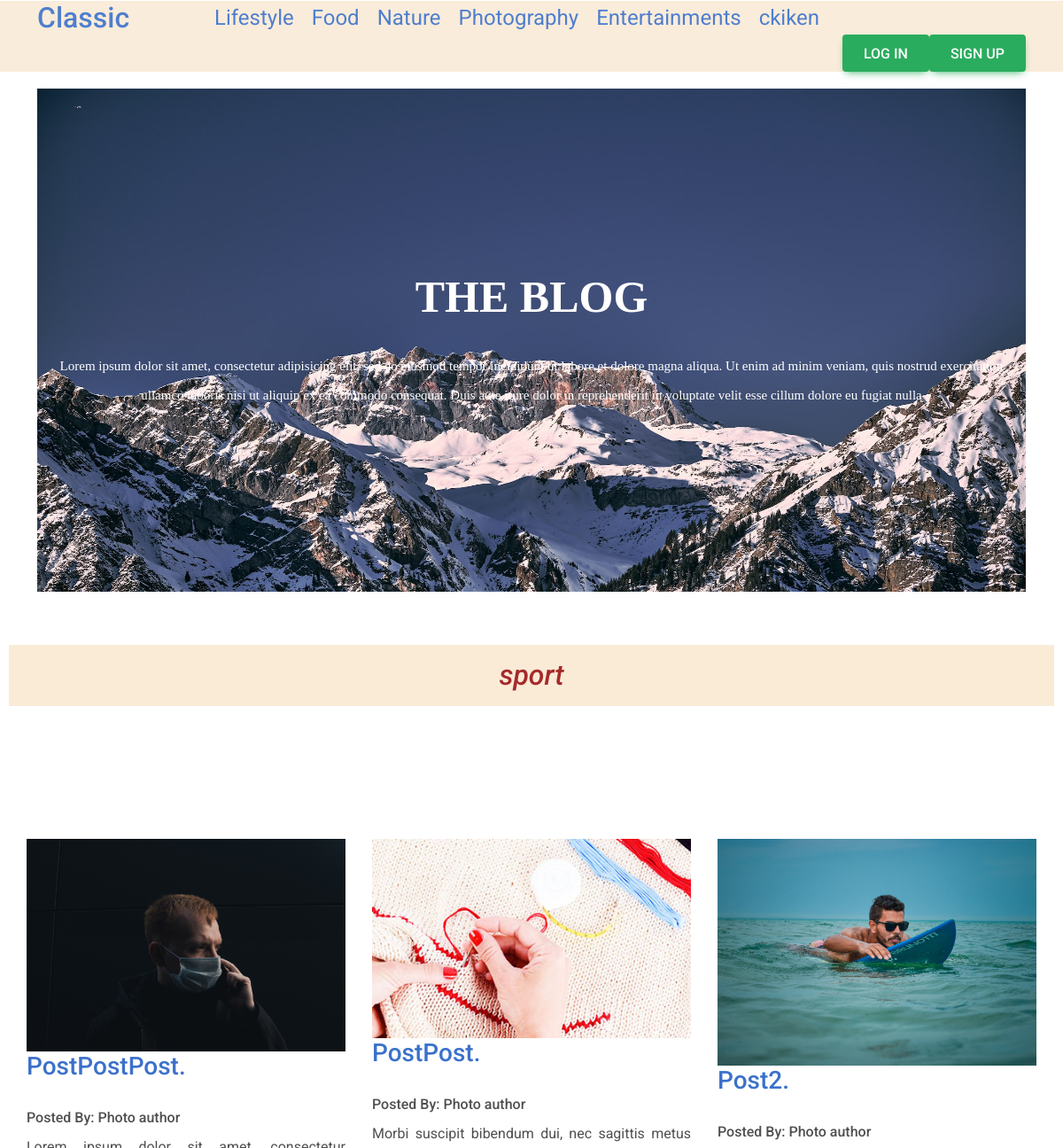
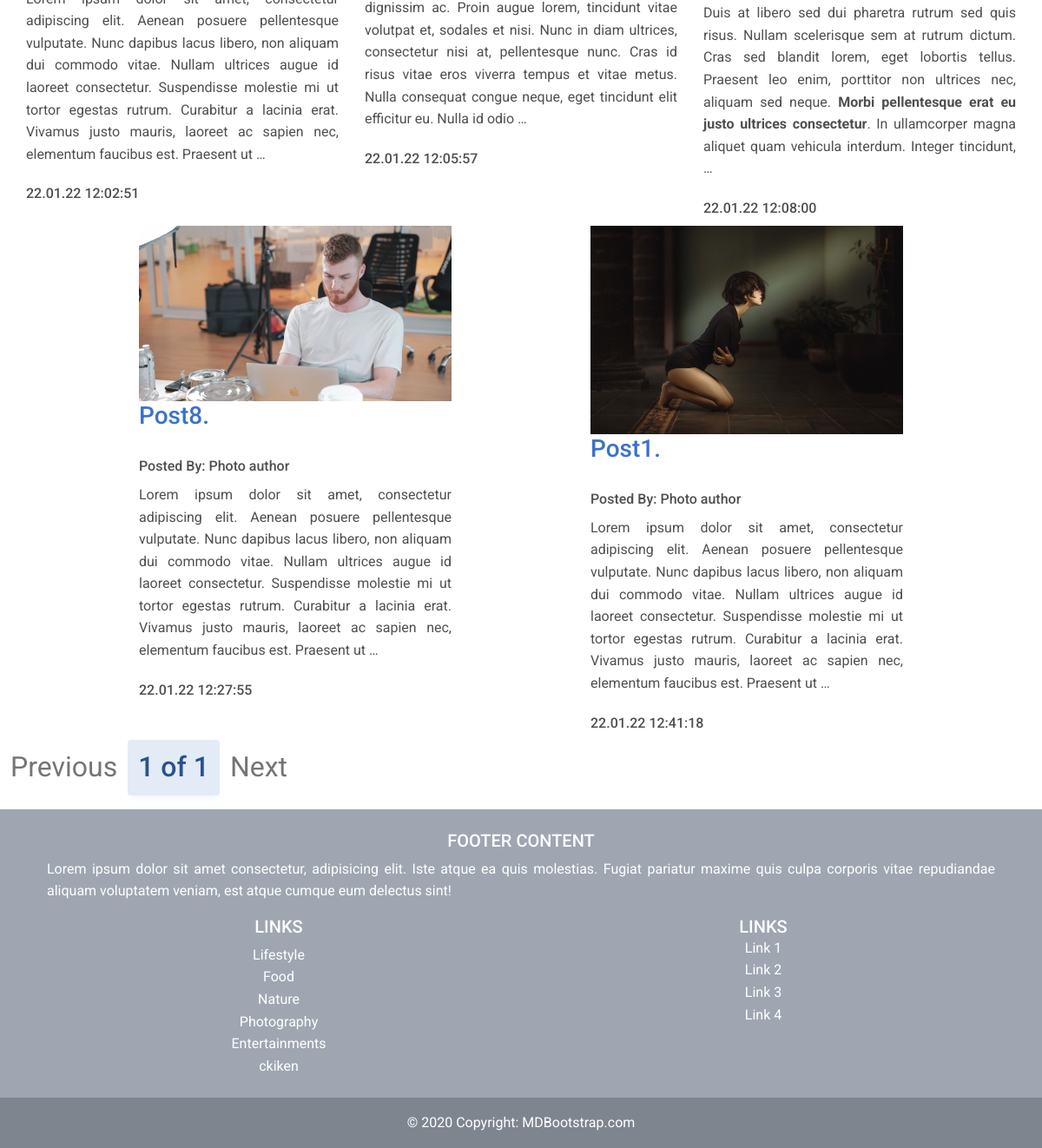
/tags/sport/, run on the app's committed database (2 pictures, top to bottom).
### blog_app/models.py (models this page shows, shortened)
class Category(models.Model):
    title = models.CharField(max_length=100)
    slug = models.SlugField(max_length=100, unique=True)

class Post(models.Model):
    title = models.CharField(max_length=100)
    slug = models.SlugField(max_length=100, unique=True)
    content = models.TextField()
    created_at = models.DateTimeField(auto_now_add=True)
    photo = models.ImageField(upload_to='photoes/%Y/%m/%d/')
    views = models.IntegerField(editable=False, null=True)
    category = models.ForeignKey(Category, on_delete=models.SET_NULL, null=True, related_name='posts')
    tags = models.ManyToManyField(Tag)

### blog_app/views.py (the view)
# urls.py: path('tags/<str:slug>/', ThePostsByTag.as_view(), name='tag'),
class ThePostsByTag(ListView):
    template_name ='blog_app/index.html'
    paginate_by = 8
    def get_queryset(self):
        return Post.objects.filter(tags__slug=self.kwargs['slug'])
    def get_context_data(self, **kwargs):
        context = super().get_context_data(**kwargs)
        if len(self.get_queryset()) == 0:
            context['info'] = f'There is no posts related to {self.kwargs["slug"]} tag'
        else:
            context['info'] = self.kwargs["slug"]
        return context

### blog_app/templatetags/my_tags.py (called while the page is built)
@register.simple_tag()
def show_categories():
    return Category.objects.all()

### blog_app/templates/blog_app/index.html (shortened to what this page needs)
{% extends 'base.html' %}
{% load static %}
{% block content %}
<section class="bg-text-area" style="padding: 20px;">
    <div class="container">
        <div class="row">
            <div class="col-md-12">
                <div class="bg-text" style="
                padding-left: 20px;
                padding-right: 20px;
            ">
                    <h3>THE BLOG</h3>
                    <p>Lorem ipsum dolor sit amet, consectetur adipisicing elit, sed do eiusmod tempor incididunt ut
                        labore et dolore magna aliqua. Ut enim ad minim veniam, quis nostrud exercitation ullamco
                        laboris nisi ut aliquip ex ea commodo consequat. Duis aute irure dolor in reprehenderit in
                        voluptate velit esse cillum dolore eu fugiat nulla </p>
                </div>
            </div>
        </div>
    </div>
</section>
    <h2  style="text-align: center;
    margin: 40px 10px;
    padding: 15px;
    background-color: antiquewhite;
    color: brown;"><i>{{info}}</i></h2>
<div class="d-flex align-items-stretch" style="flex-wrap: wrap; justify-content: space-evenly; margin-top: 150px;">
    {% for post in page_obj.object_list %}
                    <div style="width: 30vw;">
                            <img src="{{post.photo.url}}" class="img-fluid" alt="Wild Landscape">
                            <h3 style="min-height: 50px;"><a href="{% url 'post' post.slug %}">{{post.title}}.</a></h3>
                            <h4><span>Posted By: <span class="author-name">Photo author</span></span>
                            </h4>
                            <div>{{post.content|truncatewords_html:50|safe}}</div>
                            <h4><span>{{post.created_at|date:"d.m.y H:i:s"}}</span></h4>
                    </div>
                    {% endfor %}
</div>
<nav aria-label="...">
    <ul class="pagination">
        {% if page_obj.has_previous %}
        <li class="page-item">
            <a class="page-link" href="?{{looking_for}}page={{page_obj.previous_page_number}}" style="font-size: 2em;">Previous</a>
          </li>
        {% else %}
        <li class="page-item disabled">
            <a class="page-link"  style="font-size: 2em;">Previous</a>
          </li>
        {% endif %}
    {% for p in page_obj.paginator.page_range %}
    {% if page_obj.number == p %}
      <li class="page-item active" aria-current="page">
        <a class="page-link" href="#" style="font-size: 2em;">{{p}} of {{page_obj.paginator.num_pages}}<span class="visually-hidden">(current)</span></a>
      </li>
      {% elif p > page_obj.number|add:-3 and p < page_obj.number|add:3 %}
      <li class="page-item"><a class="page-link" href="?{{looking_for}}page={{p}}" style="font-size: 2em;">{{p}}</a></li>
      {% endif %}
      {% endfor %}
      {% if page_obj.has_next %}
      <li class="page-item">
        <a class="page-link" href="?{{looking_for}}page={{page_obj.next_page_number}}" style="font-size: 2em;">Next</a>
      </li>
      {% else %}
      <li class="page-item disabled">
          <a class="page-link"  style="font-size: 2em;">Next</a>
        </li>
      {% endif %}
    </ul>
  </nav>
{% endblock %}

### templates/base.html (shortened to what this page needs)
{% load static %}
{% load my_tags %}
{% show_categories as categories %}
<!DOCTYPE html>
<html lang="en">
<head>
<link
href="https://cdnjs.cloudflare.com/ajax/libs/font-awesome/6.0.0/css/all.min.css"
rel="stylesheet"
/>
<link
href="https://cdnjs.cloudflare.com/ajax/libs/mdb-ui-kit/6.2.0/mdb.min.css"
rel="stylesheet"
/>
    <link rel="stylesheet" href="{% static 'blog_app/css/style.css' %}">
</head>
<body>
    <div class="wrapper">
        {% block header %}
        <header class="header">
            <div class="container">
                <div class="row">
                    <div class="col-md-2">
                        <div class="logo">
                            <h2><a href="{% url 'home' %}">Classic</a></h2>
                        </div>
                    </div>
                    <div class="col-md-10">
                        <div class="menu" style="text-align: end;">
                                <div style="    display: flex;
                                flex-wrap: wrap;">
                                  {% for category in categories %}
                                   <div style="display: inline-block;margin:0 10px">
                                          <a href="{% url 'category' category.slug %}" style="font-size: x-large;">{{category.title}}</a>
                                                          </div>
                                  {% endfor %}
                                </div>
                            <div style="display: flex; justify-content: flex-end;">
                              {% if request.user.is_authenticated %}
                              <button type="button" class="btn btn-info">{{request.user}}</button>
                              <form action="{% url 'logout' %}">
                                <button type="submit" class="btn btn-success" style="font-size: initial;">Log out</button>
                                                        </form>
                              {% else %}
                              <form action="{% url 'login' %}">
                                <button type="submit" class="btn btn-success" style="font-size: initial;">Log in</button>
                                                        </form>
                              <form action="{% url 'register' %}">
                                  <button type="submit" class="btn btn-success" style="font-size: initial;">Sign up</button>
                              </form>
                              {% endif %}
                            </div>
                        </div>
                    </div>
                </div>
            </div>
        </header>
        {% endblock %}
        {% block content %}<span>Content should be here</span> {% endblock %}
        {% block footer %}
        <section class="">
            <footer class="bg-secondary text-white text-center">
              <div class="container p-4">
                <div class="row">
                  <div class="col-lg-6 col-md-12 mb-4 mb-md-0">
                    <h5 class="text-uppercase">Footer Content</h5>
                    <p>
                      Lorem ipsum dolor sit amet consectetur, adipisicing elit. Iste atque ea quis
                      molestias. Fugiat pariatur maxime quis culpa corporis vitae repudiandae
                      aliquam voluptatem veniam, est atque cumque eum delectus sint!
                    </p>
                  </div>
                  <div class="col-lg-3 col-md-6 mb-4 mb-md-0">
                    <h5 class="text-uppercase">Links</h5>
                    <ul class="list-unstyled mb-0">
                      {% for category in categories %}
                        <li>
                          <a href="{% url 'category' category.slug %}" class="text-white">{{category.title}}</a>
                        </li>
                        {% endfor %}
                    </ul>
                  </div>
                  <div class="col-lg-3 col-md-6 mb-4 mb-md-0">
                    <h5 class="text-uppercase mb-0">Links</h5>
                    <ul class="list-unstyled">
                      <li>
                        <a href="#!" class="text-white">Link 1</a>
                      </li>
                      <li>
                        <a href="#!" class="text-white">Link 2</a>
                      </li>
                      <li>
                        <a href="#!" class="text-white">Link 3</a>
                      </li>
                      <li>
                        <a href="#!" class="text-white">Link 4</a>
                      </li>
                    </ul>
                  </div>
                </div>
              </div>
              <div class="text-center p-3" style="background-color: rgba(0, 0, 0, 0.2);">
                © 2020 Copyright:
                <a class="text-white" href="https://mdbootstrap.com/">MDBootstrap.com</a>
              </div>
            </footer>
          </section>
    {% endblock %}
    </div>
</body>
</html>

### blog_app/static/blog_app/css/style.css (style rules this page uses)
@media (min-width: 765px) { .col-md-1, .col-md-2, .col-md-3, .col-md-4, .col-md-5, .col-md-6, .col-md-7, .col-md-8, .col-md-9, .col-md-10, .col-md-11, .col-md-12 { float: left; } }
@media (min-width: 765px) { .col-md-12 { width: 100%; } }
@media (min-width: 765px) { .col-md-10 { width: 83.33333333%; } }
@media (min-width: 765px) { .col-md-6 { width: 50%; } }
@media (min-width: 765px) { .col-md-2 { width: 16.66666667%; } }
span { font-size: initial; }
p { font-size: initial; text-align: justify; }
.btn { font-size: initial; }
.wrapper section.bg-text-area .bg-text { background-image: url(../img/marcus-ganahl-N7DcR2PO__c-unsplash.jpg); background-size: 100% 100%; padding: 205px 280px; }
.wrapper section.bg-text-area .bg-text h3 { color: #fff; font-family: Geometria; font-size: 50px; font-weight: 700; text-align: center; text-transform: uppercase; margin: 0; }
.wrapper section.bg-text-area .bg-text p { color: #fff; font-family: Geometria; font-size: 15px; font-weight: 500; line-height: 33px; margin: 32px 0 0; text-align: center; }
header { top: 1px; position: sticky; background-color: antiquewhite; opacity: 0.9; z-index: 2; }

### data on the page
Category: title "Lifestyle"
Category: title "Food"
Category: title "Nature"
Category: title "Photography"
Category: title "Entertainments"
Category: title "ckiken"
Post: photo (picture), title "PostPostPost", content "Lorem ipsum dolor sit amet, consectetur adipiscing elit. Aenean posuere pellentesque vulputate. Nunc dapibus lacus libero, non aliquam dui commodo vitae. Nullam ultrices augue id laoreet consectetur. Suspendisse molestie mi ut tortor egestas rutrum. Curabitur a lacinia erat. Vivamus justo mauris, laoreet ac sapien nec, elementum faucibus est. Praesent ut …", created_at "22.01.22 12:02:51"
Post: photo (picture), title "PostPost", content "Morbi suscipit bibendum dui, nec sagittis metus dignissim ac. Proin augue lorem, tincidunt vitae volutpat et, sodales et nisi. Nunc in diam ultrices, consectetur nisi at, pellentesque nunc. Cras id risus vitae eros viverra tempus et vitae metus. Nulla consequat congue neque, eget tincidunt elit efficitur eu. Nulla id odio …", created_at "22.01.22 12:05:57"
Post: photo (picture), title "Post2", content "Duis at libero sed dui pharetra rutrum sed quis risus. Nullam scelerisque sem at rutrum dictum. Cras sed blandit lorem, eget lobortis tellus. Praesent leo enim, porttitor non ultrices nec, aliquam sed neque. Morbi pellentesque erat eu justo ultrices consectetur . In ullamcorper magna aliquet quam vehicula interdum. Integer tincidunt, …", created_at "22.01.22 12:08:00"
Post: photo (picture), title "Post8", content "Lorem ipsum dolor sit amet, consectetur adipiscing elit. Aenean posuere pellentesque vulputate. Nunc dapibus lacus libero, non aliquam dui commodo vitae. Nullam ultrices augue id laoreet consectetur. Suspendisse molestie mi ut tortor egestas rutrum. Curabitur a lacinia erat. Vivamus justo mauris, laoreet ac sapien nec, elementum faucibus est. Praesent ut …", created_at "22.01.22 12:27:55"
Post: photo (picture), title "Post1", content "Lorem ipsum dolor sit amet, consectetur adipiscing elit. Aenean posuere pellentesque vulputate. Nunc dapibus lacus libero, non aliquam dui commodo vitae. Nullam ultrices augue id laoreet consectetur. Suspendisse molestie mi ut tortor egestas rutrum. Curabitur a lacinia erat. Vivamus justo mauris, laoreet ac sapien nec, elementum faucibus est. Praesent ut …", created_at "22.01.22 12:41:18"

### other printed values
{{ info }} "sport"
{{ p }} "1"
{{ page_obj.paginator.num_pages }} "1"
